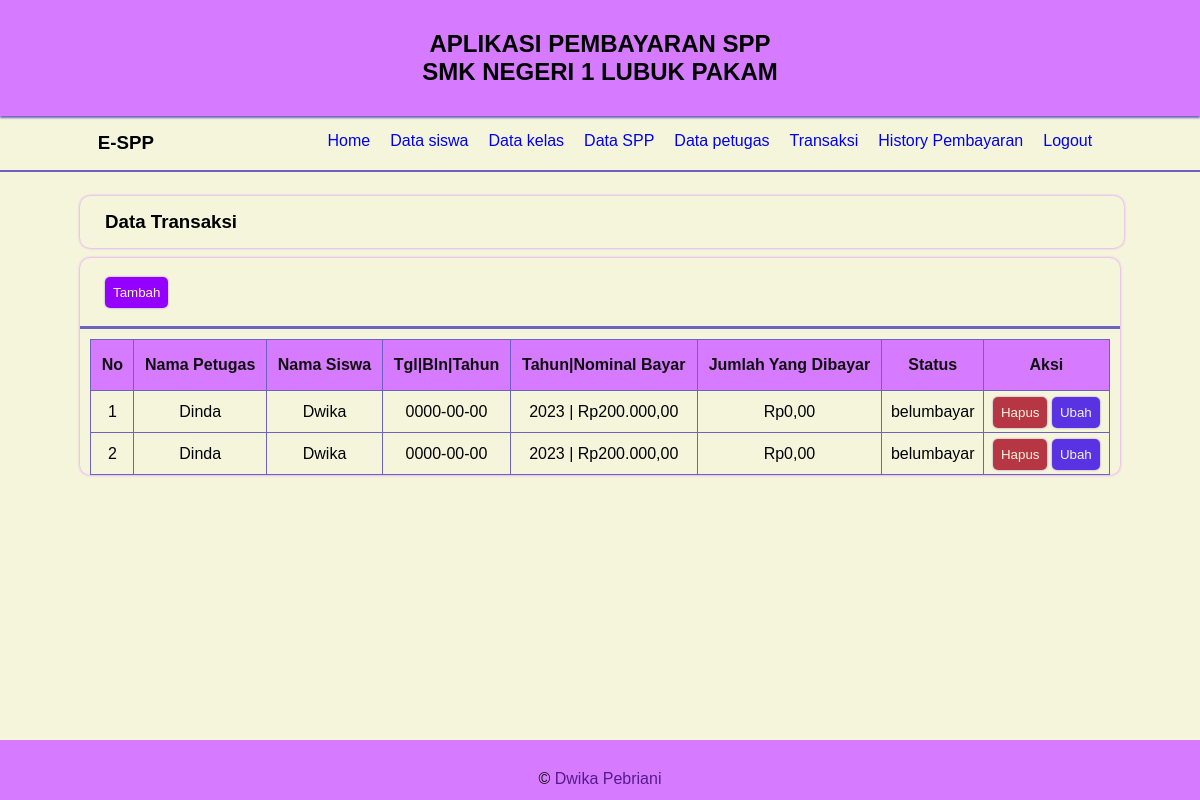
/?menu=pembayaran (signed in), run on the app's committed database.
### tables this page shows
CREATE TABLE `pembayaran` (
  `id_pembayaran` int(11) NOT NULL,
  `id_petugas` int(11) NOT NULL,
  `nisn` varchar(10) NOT NULL,
  `tgl_bayar` date NOT NULL,
  `bulan_dibayar` varchar(8) NOT NULL,
  `tahun_dibayar` varchar(4) NOT NULL,
  `id_spp` int(11) NOT NULL,
  `jumlah_bayar` int(11) NOT NULL,
  `status` varchar(100) NOT NULL
);

CREATE TABLE `petugas` (
  `id_petugas` int(11) NOT NULL,
  `username` varchar(25) NOT NULL,
  `password` varchar(32) NOT NULL,
  `nama_petugas` varchar(35) NOT NULL,
  `level` enum('admin','petugas','siswa') NOT NULL
);

CREATE TABLE `siswa` (
  `nisn` char(10) NOT NULL,
  `nis` char(8) NOT NULL,
  `nama` varchar(35) NOT NULL,
  `id_kelas` int(11) NOT NULL,
  `alamat` text NOT NULL,
  `no_telp` varchar(13) NOT NULL,
  `id_spp` int(11) NOT NULL
);

CREATE TABLE `spp` (
  `id_spp` int(11) NOT NULL,
  `tahun` int(11) NOT NULL,
  `nominal` int(11) NOT NULL
);

### config/koneksi.php (called while the page is built, shortened)
<?php
 function rupiah ($angka){
  $hasil_rupiah = "Rp" . number_format($angka,2,',','.');
  return $hasil_rupiah;
 }

### halaman/pembayaran.php (the view)
<div class="col">
    <h3 class="judul"> Data Transaksi</h3>
</div>
<div class="card">
    <div class="card-header">
        <a href="?menu=tambah-pembayaran" class="btn btn-tambah">Tambah</a>
    </div>
    <div class="card-body">
        <table border="1">
            <tr>
                <th>No</th>
                <th>Nama Petugas</th>
                <th>Nama Siswa</th>
                <th>Tgl|Bln|Tahun</th>
                <th>Tahun|Nominal Bayar</th>
                <th>Jumlah Yang Dibayar</th>
                <th>Status</th>
                <th>Aksi</th>
            </tr>
            <?php
            $no =1;
                $pembayaran = mysqli_query($koneksi,"SELECT * FROM pembayaran
                    JOIN petugas ON pembayaran.id_petugas = petugas.id_petugas
                    JOIN siswa ON pembayaran.nisn = siswa.nisn
                    JOIN spp ON pembayaran.id_spp = spp.id_spp ");
                while($data=mysqli_fetch_array($pembayaran)){
            ?>
            <tr>
                <td><?php echo $no++;?></td>
                <td><?php echo $data['nama_petugas']; ?></td>
                <td><?php echo $data['nama']; ?></td>
                <td><?php echo $data['tgl_bayar']; ?></td>
                <td><?php echo $data['tahun'] . " | " .
                        rupiah($data['nominal']); ?></td>
                <td><?php echo rupiah($data['jumlah_bayar']); ?></td>
                <td><?php echo $data['status']; ?></td>
                <td><a href="?menu=hapus-pembayaran&id=<?php echo $data['nisn']?>
                "onclick="return confirm ('yakin?');" class="btn btn-hapus" >Hapus</a>
                <a href="?menu=ubah-pembayaran&id=<?php echo $data['nisn']?>" class="btn btn-edit"> Ubah </a>
                </td>
            </tr>
<?php } ?>
</table>
</div>
</div>

### index.php (shortened to what this page needs)
<?php
  include 'config/koneksi.php';
  ?>
<!DOCTYPE html>
<html lang="en">
    <head>
        <link rel="stylesheet" href="assets/css/style.css">
    </head>
    <body>
        <div class="head">
            <h2 class="head-text">APLIKASI PEMBAYARAN SPP</h2>
            <h2 class="head-text">SMK NEGERI 1 LUBUK PAKAM</h2>
        </div>
        <div class="navbar">
        <div class="logo">
            <h3>E-SPP</h3>
        </div>
        <ul class="link">
            <li><a href="?menu=home">Home</a></li>
            <?php if ($_SESSION['level']=='admin'){?>
            <li><a href="?menu=siswa">Data siswa</a></li>
            <li><a href="?menu=kelas">Data kelas</a></li>
            <li><a href="?menu=spp">Data SPP</a></li>
            <li><a href="?menu=petugas">Data petugas</a></li>
            <li><a href="?menu=pembayaran">Transaksi</a></li>
            <li><a href="?menu=history-pembayaran">History Pembayaran</a></li>
            <?php } else if($_SESSION['level']=='petugas'){ ?>
            <li><a href="?menu=Pembayaran">Transaksi</a></li>
             <?php } else if($_SESSION['level']=='siswa'){ ?>
            <li><a href="?menu=history-pembayaran">History Pembayaran</a></li>
            <?php  }  ?>
            <li><a href="logout.php">Logout</a></li>
        </ul>
       </div>
        <div class="container">
            <?php
            switch($_GET['menu']){
            case 'pembayaran':
                include 'halaman/pembayaran.php';
            break;
            }
            ?>
            </div>
        <footer>
            &copy <a href="">Dwika Pebriani</a>
        </footer>
        </body>
        </html>

### data on the page
pembayaran: id_petugas.nama_petugas "Dinda", nisn.nama "Dwika", tgl_bayar "0000-00-00", id_spp.tahun "2023", id_spp.nominal "Rp200.000,00", jumlah_bayar "Rp0,00", status "belumbayar"
pembayaran: id_petugas.nama_petugas "Dinda", nisn.nama "Dwika", tgl_bayar "0000-00-00", id_spp.tahun "2023", id_spp.nominal "Rp200.000,00", jumlah_bayar "Rp0,00", status "belumbayar"
